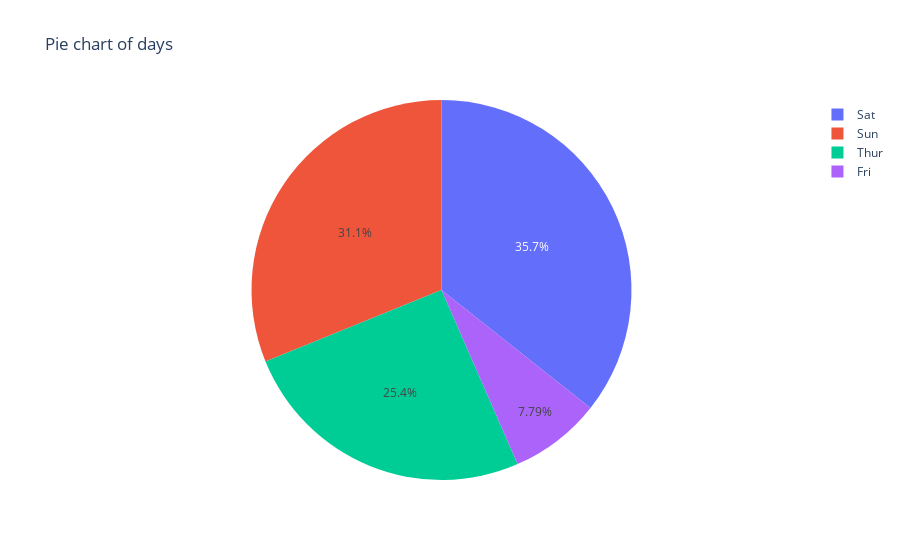

Notebook source saved alongside this figure:
### Code cell
# piechart
df_pie = df['day'].value_counts().reset_index()
df_pie.columns = ['day', 'count']
fig7 = px.pie(df_pie, values='count', names='day', title='Pie chart of days')
fig7.show()

### Figure 1 — Plotly figure (JSON) as saved in the notebook; plotly's stock layout.template omitted (floating-point values rounded to 4 significant figures)
{"data": [{"domain": {"x": [0, 1], "y": [0, 1]}, "hovertemplate": "day=%{label}<br>count=%{value}<extra></extra>", "labels": ["Sat", "Sun", "Thur", "Fri"], "legendgroup": "", "name": "", "showlegend": true, "type": "pie", "values": [87, 76, 62, 19]}], "layout": {"legend": {"tracegroupgap": 0}, "title": {"text": "Pie chart of days"}}}
